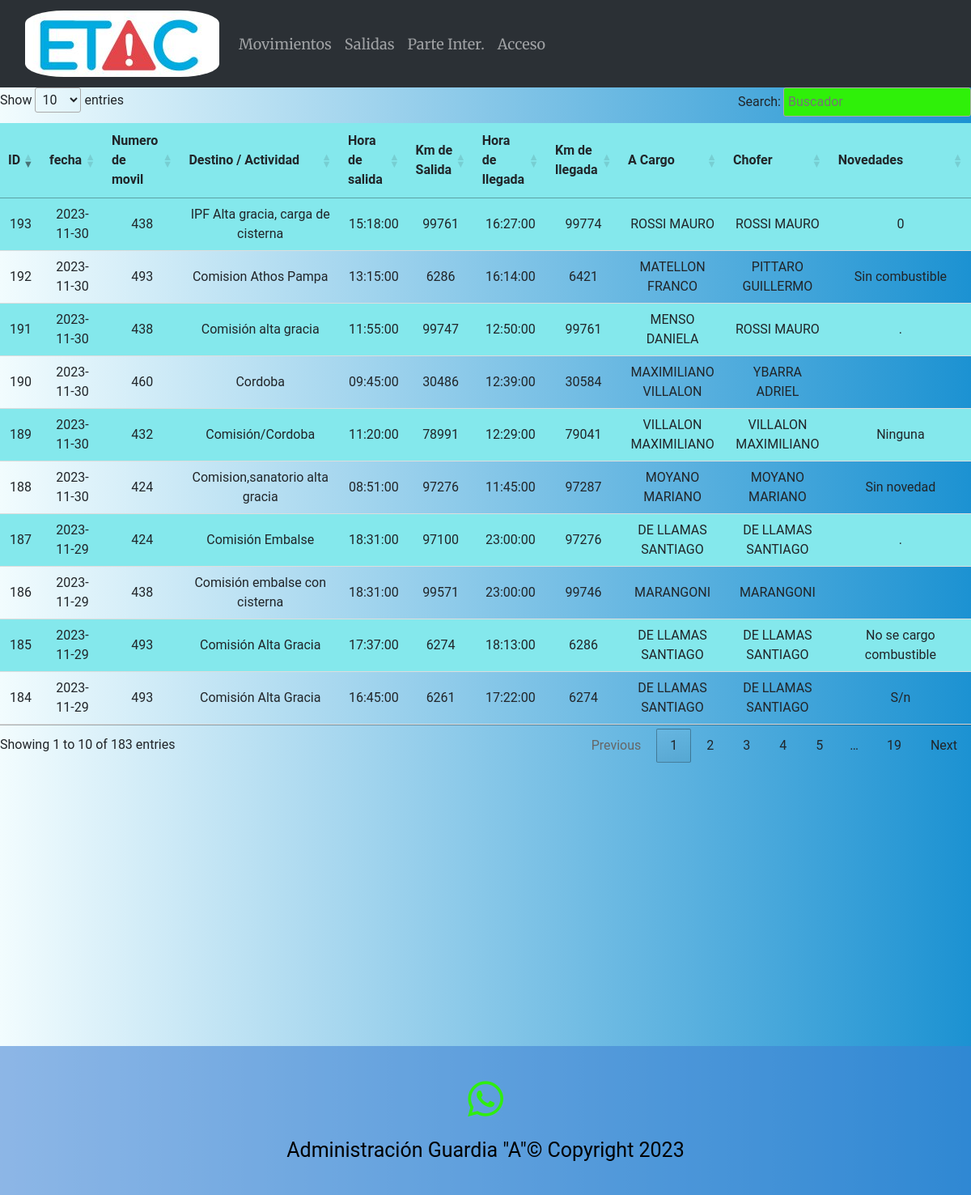
The app's page /movimientos, older data.
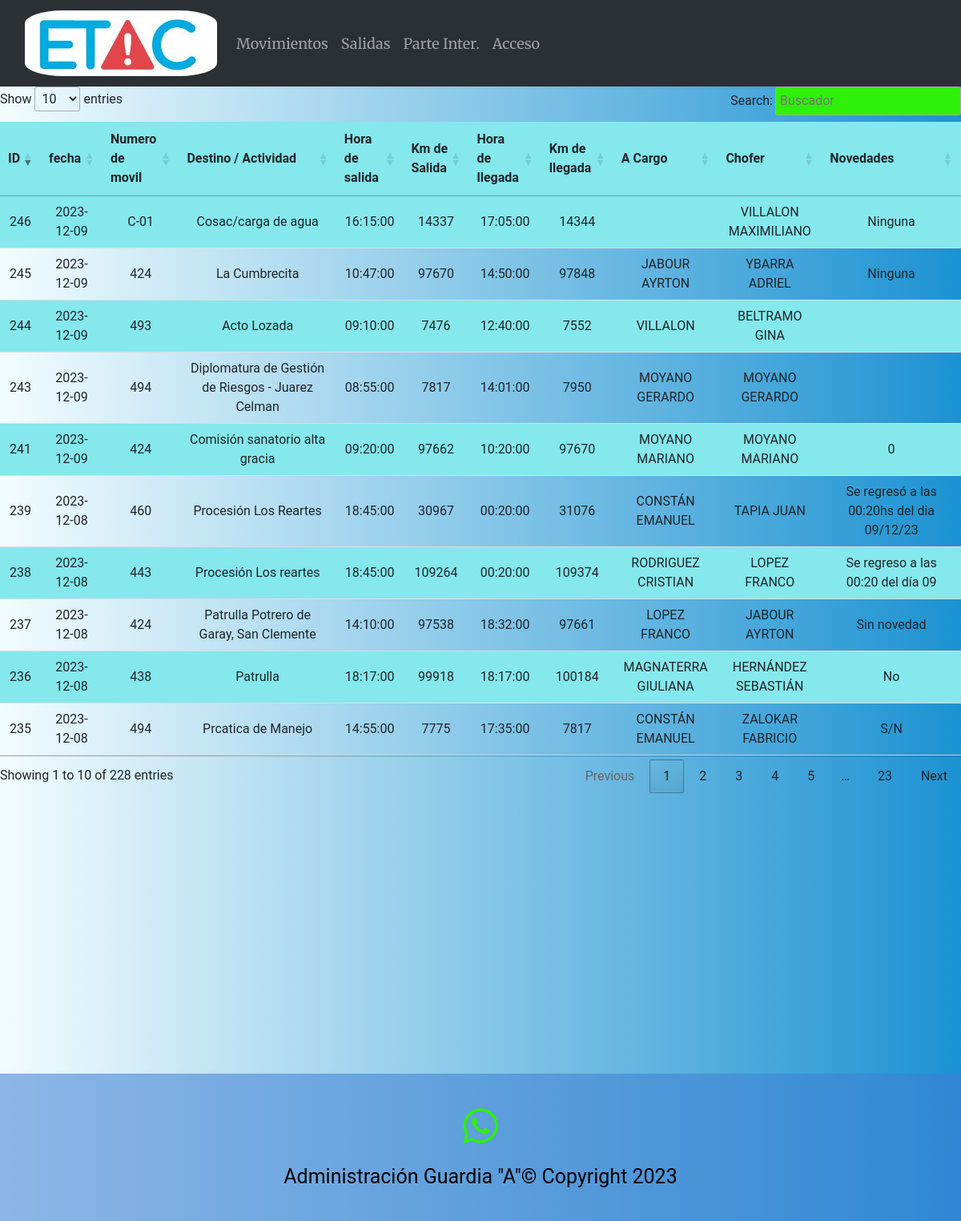
The same page, newer data.
### main.py (models this page shows)
    class Movimientos_moviles(db.Model):
        __tablename__ = 'Movimientos_moviles'  # Agrega esta línea para especificar el nombre de la tabla en la base de datos
        id_movimiento = db.Column(db.Integer, primary_key=True)
        fecha = db.Column(db.Date)
        numero_movil = db.Column(db.Integer)
        destino = db.Column(db.String(1000))
        hora_salida = db.Column(db.Time)
        km_salida = db.Column(db.Integer)
        hora_llegada = db.Column(db.Time)
        km_llegada = db.Column(db.Integer)
        a_cargo = db.Column(db.String(50))
        chofer = db.Column(db.String(50))
        novedades = db.Column(db.String(100))

### main.py (the view)
@app.route('/movimientos')
def movimientos():
    movimientos = Movimientos_moviles.query.order_by(Movimientos_moviles.id_movimiento).all()
    return render_template("movimientos.html", moviles=movimientos)

### templates/movimientos.html (shortened to what this page needs)
{% extends "base.html" %}
{% block content %}
{% if moviles %}
<table class="tabla_agentes" id="tablacarnet2" >
        <thead>
        <tr>
            <th>ID</th>
            <th>fecha</th>
            <th>Numero de movil</th>
            <th>Destino / Actividad</th>
            <th>Hora de salida</th>
            <th>Km de Salida</th>
            <th>Hora de llegada</th>
            <th>Km de llegada</th>
            <th>A Cargo</th>
            <th>Chofer</th>
            <th>Novedades</th>
        </tr>
        </thead>
    <tbody>
    {% for eco in moviles %}
    <tr>
            <td>{{ eco.id_movimiento }}</td>
            <td>{{ eco.fecha }}</td>
            <td>{{ eco.numero_movil }}</td>
            <td>{{ eco.destino }}</td>
            <td>{{ eco.hora_salida }}</td>
            <td>{{ eco.km_salida }}</td>
            <td>{{ eco.hora_llegada }}</td>
            <td>{{ eco.km_llegada }}</td>
            <td>{{ eco.a_cargo }}</td>
            <td>{{ eco.chofer }}</td>
            <td>{{ eco.novedades }}</td>
        </tr>
    {% endfor %}
    </tbody>
</table>
{% else %}
<p>No hay movimientos registrados.</p>
{% endif %}
{% endblock %}

Row changes from the older to the newer data that the page shows:
no longer on this page (row unchanged): Movimientos_moviles: id_movimiento "184", fecha "2023-11-29", numero_movil "493", destino "Comisión Alta Gracia", hora_salida "16:45:00", km_salida "6261", hora_llegada "17:22:00", km_llegada "6274", a_cargo "DE LLAMAS SANTIAGO", chofer "DE LLAMAS SANTIAGO", novedades "S/n"
no longer on this page (row unchanged): Movimientos_moviles: id_movimiento "185", fecha "2023-11-29", numero_movil "493", destino "Comisión Alta Gracia", hora_salida "17:37:00", km_salida "6274", hora_llegada "18:13:00", km_llegada "6286", a_cargo "DE LLAMAS SANTIAGO", chofer "DE LLAMAS SANTIAGO", novedades "No se cargo combustible"
no longer on this page (row unchanged): Movimientos_moviles: id_movimiento "186", fecha "2023-11-29", numero_movil "438", destino "Comisión embalse con cisterna", hora_salida "18:31:00", km_salida "99571", hora_llegada "23:00:00", km_llegada "99746", a_cargo "MARANGONI", chofer "MARANGONI"
no longer on this page (row unchanged): Movimientos_moviles: id_movimiento "187", fecha "2023-11-29", numero_movil "424", destino "Comisión Embalse", hora_salida "18:31:00", km_salida "97100", hora_llegada "23:00:00", km_llegada "97276", a_cargo "DE LLAMAS SANTIAGO", chofer "DE LLAMAS SANTIAGO", novedades "."
no longer on this page (row unchanged): Movimientos_moviles: id_movimiento "188", fecha "2023-11-30", numero_movil "424", destino "Comision,sanatorio alta gracia", hora_salida "08:51:00", km_salida "97276", hora_llegada "11:45:00", km_llegada "97287", a_cargo "MOYANO MARIANO", chofer "MOYANO MARIANO", novedades "Sin novedad"
no longer on this page (row unchanged): Movimientos_moviles: id_movimiento "189", fecha "2023-11-30", numero_movil "432", destino "Comisión/Cordoba", hora_salida "11:20:00", km_salida "78991", hora_llegada "12:29:00", km_llegada "79041", a_cargo "VILLALON MAXIMILIANO", chofer "VILLALON MAXIMILIANO", novedades "Ninguna"
no longer on this page (row unchanged): Movimientos_moviles: id_movimiento "190", fecha "2023-11-30", numero_movil "460", destino "Cordoba", hora_salida "09:45:00", km_salida "30486", hora_llegada "12:39:00", km_llegada "30584", a_cargo "MAXIMILIANO VILLALON", chofer "YBARRA ADRIEL"
no longer on this page (row unchanged): Movimientos_moviles: id_movimiento "191", fecha "2023-11-30", numero_movil "438", destino "Comisión alta gracia", hora_salida "11:55:00", km_salida "99747", hora_llegada "12:50:00", km_llegada "99761", a_cargo "MENSO DANIELA", chofer "ROSSI MAURO", novedades "."
no longer on this page (row unchanged): Movimientos_moviles: id_movimiento "192", fecha "2023-11-30", numero_movil "493", destino "Comision Athos Pampa", hora_salida "13:15:00", km_salida "6286", hora_llegada "16:14:00", km_llegada "6421", a_cargo "MATELLON FRANCO", chofer "PITTARO GUILLERMO", novedades "Sin combustible"
no longer on this page (row unchanged): Movimientos_moviles: id_movimiento "193", fecha "2023-11-30", numero_movil "438", destino "IPF Alta gracia, carga de cisterna", hora_salida "15:18:00", km_salida "99761", hora_llegada "16:27:00", km_llegada "99774", a_cargo "ROSSI MAURO", chofer "ROSSI MAURO", novedades "0"
added Movimientos_moviles: id_movimiento "235", fecha "2023-12-08", numero_movil "494", destino "Prcatica de Manejo", hora_salida "14:55:00", km_salida "7775", hora_llegada "17:35:00", km_llegada "7817", a_cargo "CONSTÁN EMANUEL", chofer "ZALOKAR FABRICIO", novedades "S/N"
added Movimientos_moviles: id_movimiento "236", fecha "2023-12-08", numero_movil "438", destino "Patrulla", hora_salida "18:17:00", km_salida "99918", hora_llegada "18:17:00", km_llegada "100184", a_cargo "MAGNATERRA GIULIANA", chofer "HERNÁNDEZ SEBASTIÁN", novedades "No"
added Movimientos_moviles: id_movimiento "237", fecha "2023-12-08", numero_movil "424", destino "Patrulla Potrero de Garay, San Clemente", hora_salida "14:10:00", km_salida "97538", hora_llegada "18:32:00", km_llegada "97661", a_cargo "LOPEZ FRANCO", chofer "JABOUR AYRTON", novedades "Sin novedad"
added Movimientos_moviles: id_movimiento "238", fecha "2023-12-08", numero_movil "443", destino "Procesión Los reartes", hora_salida "18:45:00", km_salida "109264", hora_llegada "00:20:00", km_llegada "109374", a_cargo "RODRIGUEZ CRISTIAN", chofer "LOPEZ FRANCO", novedades "Se regreso a las 00:20 del día 09"
added Movimientos_moviles: id_movimiento "239", fecha "2023-12-08", numero_movil "460", destino "Procesión Los Reartes", hora_salida "18:45:00", km_salida "30967", hora_llegada "00:20:00", km_llegada "31076", a_cargo "CONSTÁN EMANUEL", chofer "TAPIA JUAN", novedades "Se regresó a las 00:20hs del dia 09/12/23"
added Movimientos_moviles: id_movimiento "241", fecha "2023-12-09", numero_movil "424", destino "Comisión sanatorio alta gracia", hora_salida "09:20:00", km_salida "97662", hora_llegada "10:20:00", km_llegada "97670", a_cargo "MOYANO MARIANO", chofer "MOYANO MARIANO", novedades "0"
added Movimientos_moviles: id_movimiento "243", fecha "2023-12-09", numero_movil "494", destino "Diplomatura de Gestión de Riesgos - Juarez Celman", hora_salida "08:55:00", km_salida "7817", hora_llegada "14:01:00", km_llegada "7950", a_cargo "MOYANO GERARDO", chofer "MOYANO GERARDO"
added Movimientos_moviles: id_movimiento "244", fecha "2023-12-09", numero_movil "493", destino "Acto Lozada", hora_salida "09:10:00", km_salida "7476", hora_llegada "12:40:00", km_llegada "7552", a_cargo "VILLALON", chofer "BELTRAMO GINA"
added Movimientos_moviles: id_movimiento "245", fecha "2023-12-09", numero_movil "424", destino "La Cumbrecita", hora_salida "10:47:00", km_salida "97670", hora_llegada "14:50:00", km_llegada "97848", a_cargo "JABOUR AYRTON", chofer "YBARRA ADRIEL", novedades "Ninguna"
added Movimientos_moviles: id_movimiento "246", fecha "2023-12-09", numero_movil "C-01", destino "Cosac/carga de agua", hora_salida "16:15:00", km_salida "14337", hora_llegada "17:05:00", km_llegada "14344", chofer "VILLALON MAXIMILIANO", novedades "Ninguna"
Text that changed along with them:
text written by a page script: "Show entries Search: Showing 1 to 10 of 183 entries Previous 1 2 3 4 5 … 19 Next" → "Show entries Search: Showing 1 to 10 of 228 entries Previous 1 2 3 4 5 … 23 Next"
